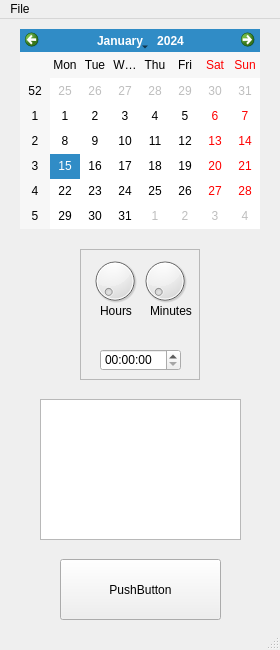
<?xml version="1.0" encoding="UTF-8"?>
<ui version="4.0">
 <class>MainWindow</class>
 <widget class="QMainWindow" name="MainWindow">
  <property name="geometry">
   <rect>
    <x>0</x>
    <y>0</y>
    <width>280</width>
    <height>650</height>
   </rect>
  </property>
  <property name="windowTitle">
   <string>MainWindow</string>
  </property>
  <widget class="QWidget" name="centralwidget">
   <widget class="QCalendarWidget" name="calendarWidget">
    <property name="geometry">
     <rect>
      <x>20</x>
      <y>10</y>
      <width>240</width>
      <height>200</height>
     </rect>
    </property>
   </widget>
   <widget class="QListWidget" name="listWidget">
    <property name="geometry">
     <rect>
      <x>40</x>
      <y>380</y>
      <width>201</width>
      <height>141</height>
     </rect>
    </property>
   </widget>
   <widget class="QDial" name="dial">
    <property name="geometry">
     <rect>
      <x>90</x>
      <y>230</y>
      <width>50</width>
      <height>64</height>
     </rect>
    </property>
   </widget>
   <widget class="QDial" name="dial_2">
    <property name="geometry">
     <rect>
      <x>140</x>
      <y>230</y>
      <width>50</width>
      <height>64</height>
     </rect>
    </property>
   </widget>
   <widget class="QLabel" name="label">
    <property name="geometry">
     <rect>
      <x>100</x>
      <y>285</y>
      <width>47</width>
      <height>13</height>
     </rect>
    </property>
    <property name="text">
     <string>Hours</string>
    </property>
   </widget>
   <widget class="QLabel" name="label_2">
    <property name="geometry">
     <rect>
      <x>150</x>
      <y>285</y>
      <width>47</width>
      <height>13</height>
     </rect>
    </property>
    <property name="text">
     <string>Minutes</string>
    </property>
   </widget>
   <widget class="QFrame" name="frame">
    <property name="geometry">
     <rect>
      <x>80</x>
      <y>230</y>
      <width>120</width>
      <height>131</height>
     </rect>
    </property>
    <property name="frameShape">
     <enum>QFrame::StyledPanel</enum>
    </property>
    <property name="frameShadow">
     <enum>QFrame::Raised</enum>
    </property>
   </widget>
   <widget class="QTimeEdit" name="timeEdit">
    <property name="geometry">
     <rect>
      <x>100</x>
      <y>330</y>
      <width>81</width>
      <height>22</height>
     </rect>
    </property>
   </widget>
   <widget class="QPushButton" name="pushButton">
    <property name="geometry">
     <rect>
      <x>60</x>
      <y>540</y>
      <width>161</width>
      <height>61</height>
     </rect>
    </property>
    <property name="text">
     <string>PushButton</string>
    </property>
   </widget>
  </widget>
  <widget class="QMenuBar" name="menubar">
   <property name="geometry">
    <rect>
     <x>0</x>
     <y>0</y>
     <width>280</width>
     <height>21</height>
    </rect>
   </property>
   <widget class="QMenu" name="menuFile">
    <property name="title">
     <string>File</string>
    </property>
    <addaction name="actionSave"/>
    <addaction name="separator"/>
   </widget>
   <addaction name="menuFile"/>
  </widget>
  <widget class="QStatusBar" name="statusbar"/>
  <action name="actionSave">
   <property name="text">
    <string>Save</string>
   </property>
  </action>
  <action name="actionKek">
   <property name="text">
    <string>  </string>
   </property>
  </action>
 </widget>
 <resources/>
 <connections/>
</ui>
